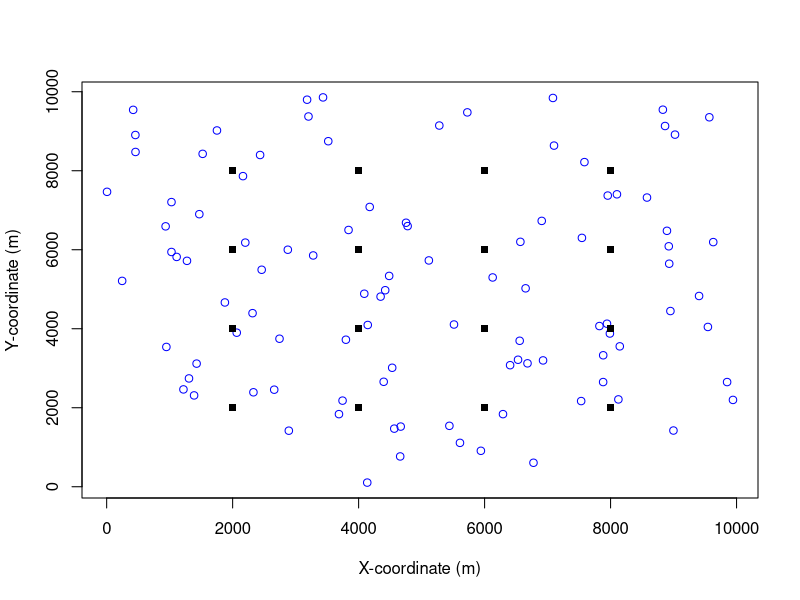
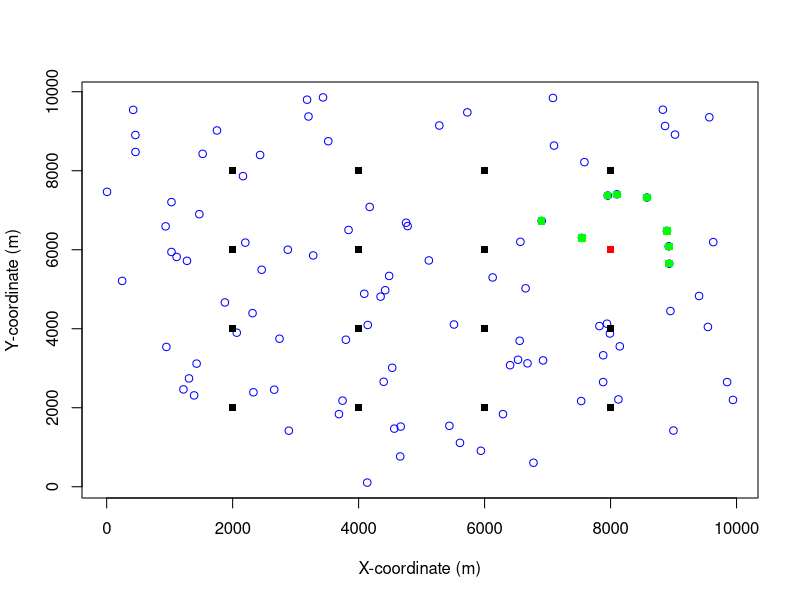
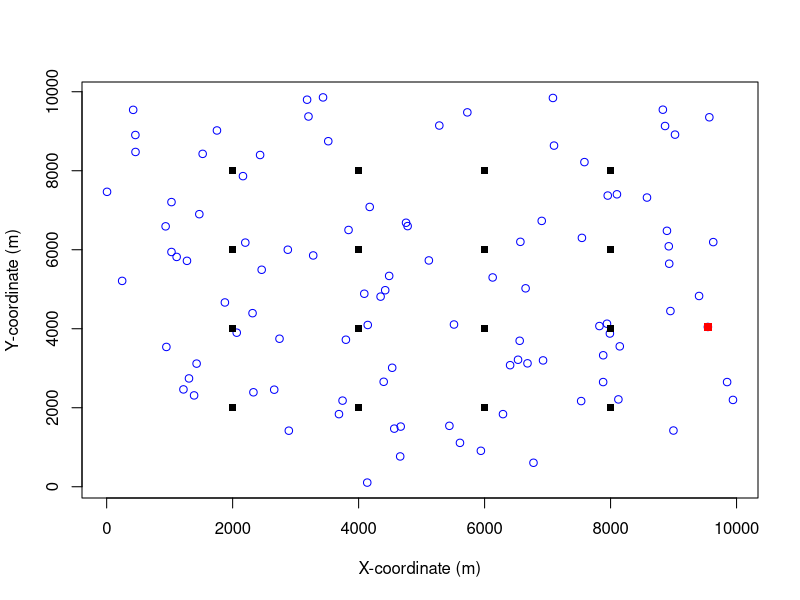

Write R code to recreate these figures, in order.
set.seed(123)
library(lubridate)
library(circular)

# x and y in square survey site with dimensions 10km x 10km with markers every 2000m
# mics
x_mic = seq(from = 2000, to = 8000, by = 2000)
y_mic = seq(from = 2000, to = 8000, by = 2000)

mic_coords = expand.grid(x = x_mic, y = y_mic)
colnames(mic_coords) = c('x_mic', 'y_mic')
mic_coords = as.matrix(mic_coords)

# expectation of gibbon groups in survey area
intensity = 0.000001 # modelling parameter
x_perimeter = 10000
y_perimeter = 10000
survey_area = x_perimeter * y_perimeter
expected_gibbon_groups = intensity * survey_area

# homogeneous Poisson point process for getting gibbon coordinates
x_gibbon_group <- round(runif(expected_gibbon_groups, 0, x_perimeter))
y_gibbon_group <- round(runif(expected_gibbon_groups, 0, y_perimeter))

gibbon_group_coords = cbind(x_gibbon_group, y_gibbon_group)
gibbon_group_coords = as.matrix(gibbon_group_coords)

# plot of mic grid and Poisson point process distributed gibbon groups
{
plot(x_gibbon_group, y_gibbon_group, type = "p", col = "blue", pch = 1, xlab = "X-coordinate (m)", ylab = "Y-coordinate (m)")
points(mic_coords[,1], mic_coords[,2], type = "p", col = "black", pch = 15)
}

# euclidean distance for detector to gibbon observation
dist_mic_gibbon <- matrix(NA, nrow = nrow(mic_coords), ncol = nrow(gibbon_group_coords))
bearing_mic_gibbon <- matrix(NA, nrow = nrow(mic_coords), ncol = nrow(gibbon_group_coords))

for (i in 1:nrow(dist_mic_gibbon)) {
  for (j in 1:ncol(dist_mic_gibbon)) {
    dist_mic_gibbon[i, j] <- sqrt(sum((mic_coords[i, ] - gibbon_group_coords[j, ])^2))
    bearing_mic_gibbon[i, j] <- atan((mic_coords[i, 2] - gibbon_group_coords[j, 2]) / (mic_coords[i, 1] - gibbon_group_coords[j, 1]))
  }
}

# half normal hazard distribution for probability matrix
lambda = 50 # modelling parameter
sigma = 500 # modelling parameter

hazard_half_normal = function(lambda, sigma, dist_matrix) {
  prob_matrix = 1 - exp(-lambda * exp((-1 * dist_matrix^2) / (2 * sigma^2)))
  return (prob_matrix)
}

detection_prob_matrix = hazard_half_normal(lambda = lambda, sigma = sigma, dist_matrix = dist_mic_gibbon)

# weighted Bernoulli trails for each gibbon group to mic for detected/undetected
detection_matrix <- matrix(NA, nrow = nrow(mic_coords), ncol = nrow(gibbon_group_coords))

for (i in 1:nrow(dist_mic_gibbon)) {
  for (j in 1:ncol(dist_mic_gibbon)) {
    detection_matrix[i, j] <- rbinom(size = 1, n = 1, prob = detection_prob_matrix[i,j])
  }
}

### plotting results

# plot detected gibbon groups for chosen mic
plot_select = 12

for (i in plot_select) {
  detection_gibbon_group_idx = which(detection_matrix[i,] == 1)
  plot(x_gibbon_group, y_gibbon_group, type = "p", col = "blue", pch = 1, xlab = "X-coordinate (m)", ylab = "Y-coordinate (m)")
  points(mic_coords[,1], mic_coords[,2], type = "p", col = "black", pch = 15)
  points(mic_coords[i,1], mic_coords[i,2], type = "p", col = "red", pch = 15)
  points(x_gibbon_group[detection_gibbon_group_idx], y_gibbon_group[detection_gibbon_group_idx], type = "p", col = "green", pch = 15)
}

# plot mics which detected a certain gibbon group
plot_select = 20

for (i in plot_select) {
  detection_mic_idx = which(detection_matrix[,i] == 1)
  print(detection_mic_idx)
  plot(x_gibbon_group, y_gibbon_group, type = "p", col = "blue", pch = 1, xlab = "X-coordinate (m)", ylab = "Y-coordinate (m)")
  points(mic_coords[,1], mic_coords[,2], type = "p", col = "black", pch = 15)
  points(x_gibbon_group[i], y_gibbon_group[i], type = "p", col = "red", pch = 15)
  points(mic_coords[detection_mic_idx,1], mic_coords[detection_mic_idx,2], type = "p", col = "green", pch = 15)
}

### create dataframes for analysis
mic_df = cbind(1:nrow(mic_coords), mic_coords)
colnames(mic_df)[1] = "mic_id"

# these are ground truth locations of each gibbon group and exact call times
gibbon_group_df = cbind(1:nrow(gibbon_group_coords), gibbon_group_coords)
colnames(gibbon_group_df)[1] = "gibbon_group_id"

# generate random ground truth call times
# todo: generate calls sequentially as events are dependent
# todo: sort out datetime zones
dawn_chorus_start_time = as.POSIXct("2023-01-01 04:00:00", tz = "UTC")
dawn_chorus_end_time = as.POSIXct("2023-01-01 05:00:00", tz = "UTC")

call_datetimes = as.POSIXct(runif(nrow(gibbon_group_df), dawn_chorus_start_time, dawn_chorus_end_time), origin = "1970-01-01", tz = "UTC")
call_timestamps = as.integer(call_datetimes)

gibbon_group_df = cbind(gibbon_group_df, call_datetimes)
colnames(gibbon_group_df)[4] = "call_datetime"

# speed of sound (m/s)
speed_of_sound = 331
von_mises_kappa = 4 # modelling parameter

recording_df = data.frame()

for (i in 1:nrow(mic_df)) {
  # construct detection dataframe for each mic
  recording_temp = data.frame()
  ground_truth_animal_ID = which(detection_matrix[i,] == 1)
  
  # compute measured call time which considers speed of sound
  ground_truth_call_timestamp = call_timestamps[as.integer(gibbon_group_df[ground_truth_animal_ID])]
  ground_truth_call_datetime = as.POSIXct(ground_truth_call_timestamp, origin = "1970-01-01", tz = "UTC")
  measured_call_timestamp = ground_truth_call_timestamp + dist_mic_gibbon[i, ground_truth_animal_ID] / speed_of_sound
  measured_call_datetime = as.POSIXct(measured_call_timestamp, origin = "1970-01-01", tz = "UTC")
  
  # compute measured bearing
  ground_truth_bearing = bearing_mic_gibbon[i, ground_truth_animal_ID]
  # von mises distribution for bearing measurement
  measured_bearing = data.frame()
  for (j in 1:length(ground_truth_animal_ID)) {
    bearing = rvonmises(n = 1, mu = ground_truth_bearing[j], kappa = von_mises_kappa)
    measured_bearing = rbind(measured_bearing, bearing)
  }
  colnames(measured_bearing) = "measured_bearing"
  
  # binding dataframes for each mic
  recording_temp = cbind(rep(i, times = length(ground_truth_animal_ID)), ground_truth_animal_ID, ground_truth_call_datetime, measured_call_datetime, ground_truth_bearing, measured_bearing)
  recording_df = rbind(recording_df, recording_temp)
}
